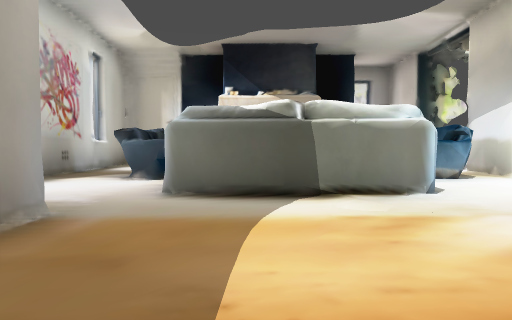
View 1 (above)

13 first-person views from a walk through a Godot game level. The camera is 1.2 m above the floor, tilts 2° down and sees 70° across. The floor is counted in squares, 2 m on a side. Each view is taken from the middle of a square. On the plan, view 1 faces up. The plan holds only what a view shows up to about 10 squares ahead; the rest is blank. The place goes on beyond the plan.

View 2
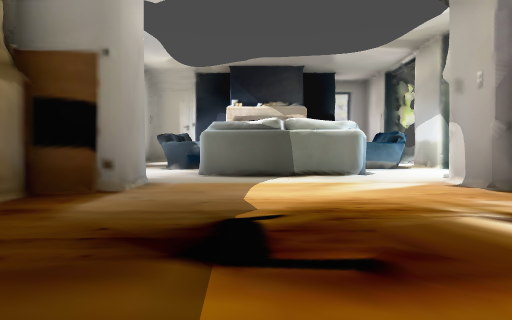

View 3
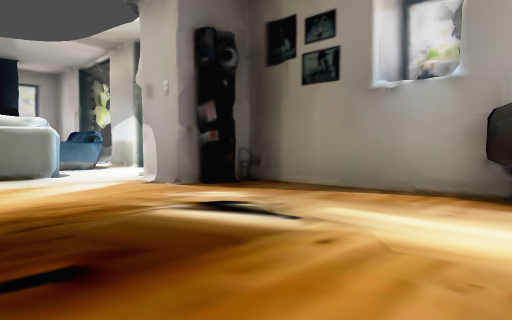

View 4
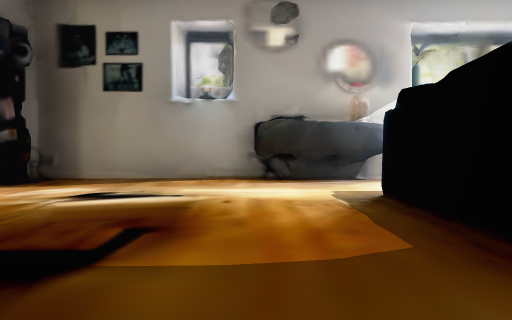

View 5
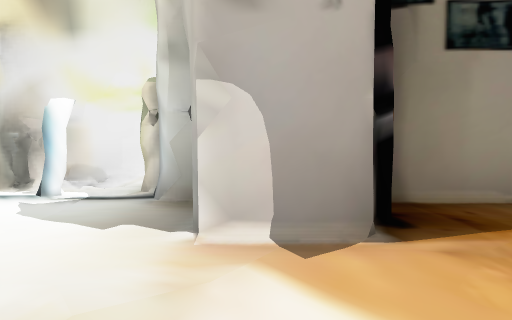

View 6
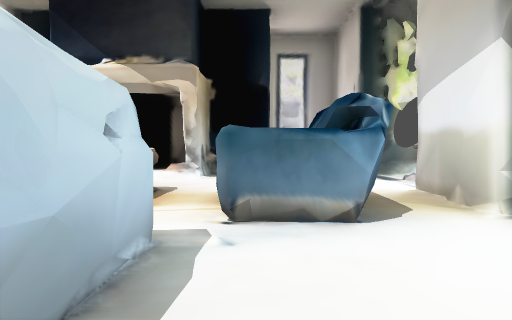

View 7
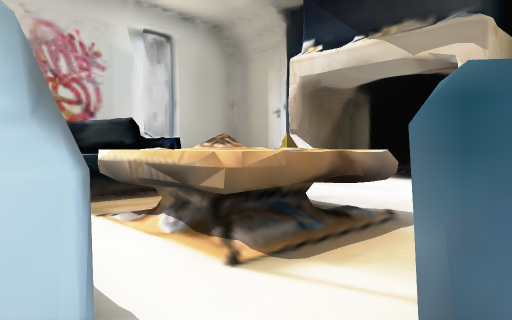

View 8
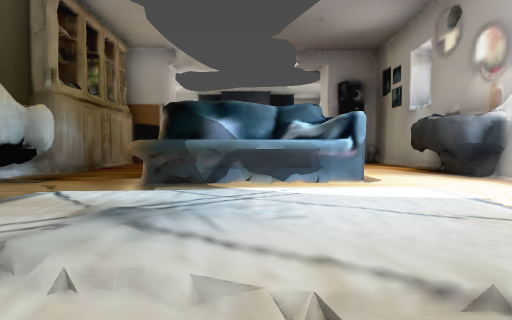

View 9
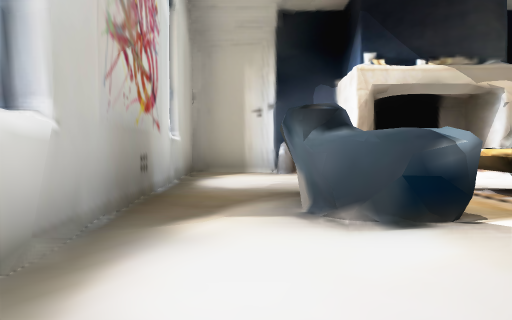

View 10
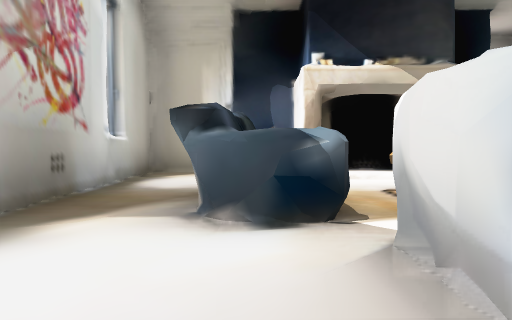

View 11
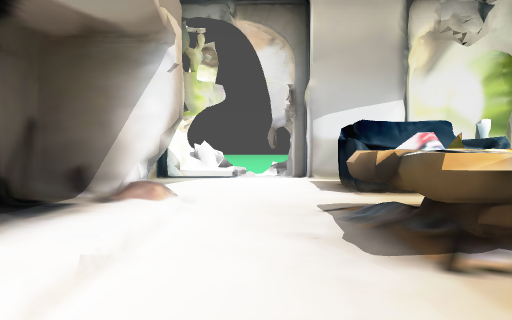

View 12
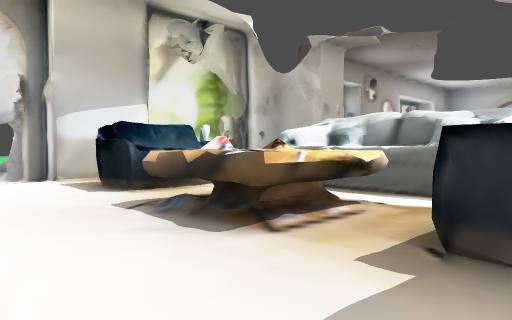

View 13
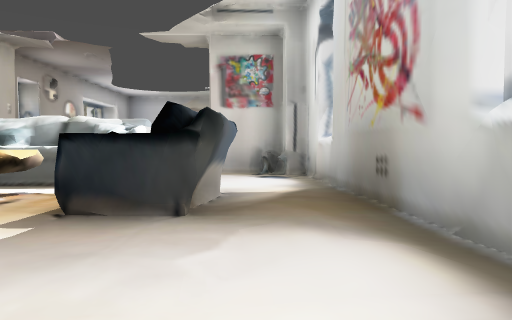

### Floor plan
Key: @ floor where view 1 was taken; # wall or solid block; . main floor; : floor 0.25 m higher than the main floor; - floor 0.25 m lower than the main floor; / step, stairs or slope; = window, fence, low wall or low ledge; ^ raised ledge; v drop or lower ground.
Columns run from 5 left of view 1 to 8 right of it. Each row starts with its distance up from view 1.
 13 v##v
 12 #..##vv##//###
 11 #...#::#......
 10 #..........//v
  9 #....^^=...###
  8 #..#.^^.##v
  7 #..#....##.##
  6 #...####...//#
  5  v..####..///#
  4  #........## #
  3  v##.....#
  2   v#.....##
  1   #.......#
  0   #..@....#
 -1   #.......#
 -2   #.......#
 -3   #.......#
 -4   #..###..#
 -5   #..#^#..
 -6    ......-
 -7     ..../
 -8     ..../
 -9      ---
-10       -

Where each view was taken, in squares from view 1:
view 1: 0 up, 0 right, facing up
view 2: 3 down, 0 right, facing up
view 3: 3 down, 0 right, facing up-right
view 4: 2 down, 2 left, facing right
view 5: 3 up, 1 right, facing right
view 6: 4 up, 3 right, facing up
view 7: 6 up, 3 right, facing up-left
view 8: 10 down, 1 right, facing up
view 9: 4 up, 3 left, facing up
view 10: 4 up, 2 left, facing up
view 11: 10 up, 2 left, facing right
view 12: 11 up, 2 left, facing down-right
view 13: 12 up, 3 left, facing down
